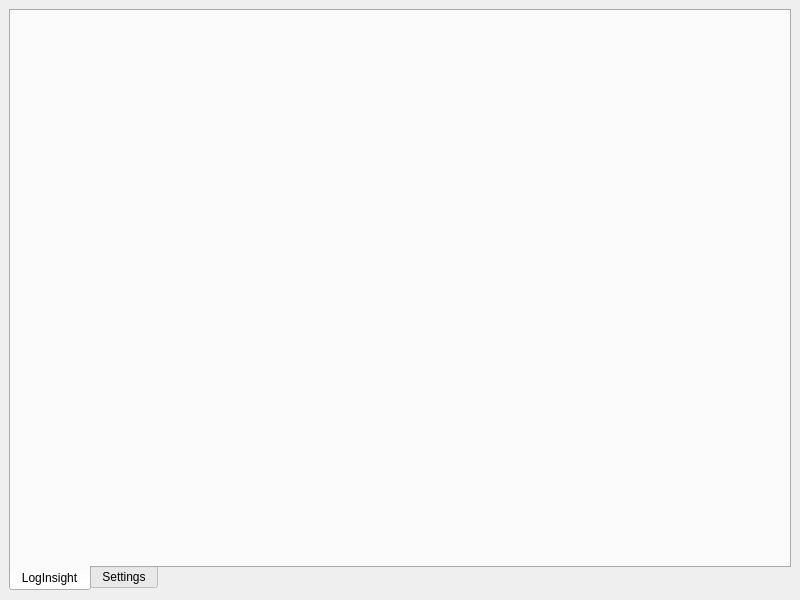
<?xml version="1.0" encoding="UTF-8"?>
<ui version="4.0">
 <class>MainWindow</class>
 <widget class="QMainWindow" name="MainWindow">
  <property name="geometry">
   <rect>
    <x>0</x>
    <y>0</y>
    <width>800</width>
    <height>600</height>
   </rect>
  </property>
  <property name="windowTitle">
   <string>LogInsight</string>
  </property>
  <property name="windowIcon">
   <iconset theme="QIcon::ThemeIcon::MailSend"/>
  </property>
  <widget class="QWidget" name="centralwidget">
   <layout class="QHBoxLayout" name="horizontalLayout">
    <item>
     <widget class="QTabWidget" name="tabWidget">
      <property name="tabPosition">
       <enum>QTabWidget::TabPosition::South</enum>
      </property>
      <property name="currentIndex">
       <number>0</number>
      </property>
      <widget class="QWidget" name="logTab">
       <attribute name="title">
        <string>LogInsight</string>
       </attribute>
      </widget>
      <widget class="QWidget" name="settingsTab">
       <attribute name="title">
        <string>Settings</string>
       </attribute>
      </widget>
     </widget>
    </item>
   </layout>
  </widget>
 </widget>
 <resources/>
 <connections/>
</ui>
